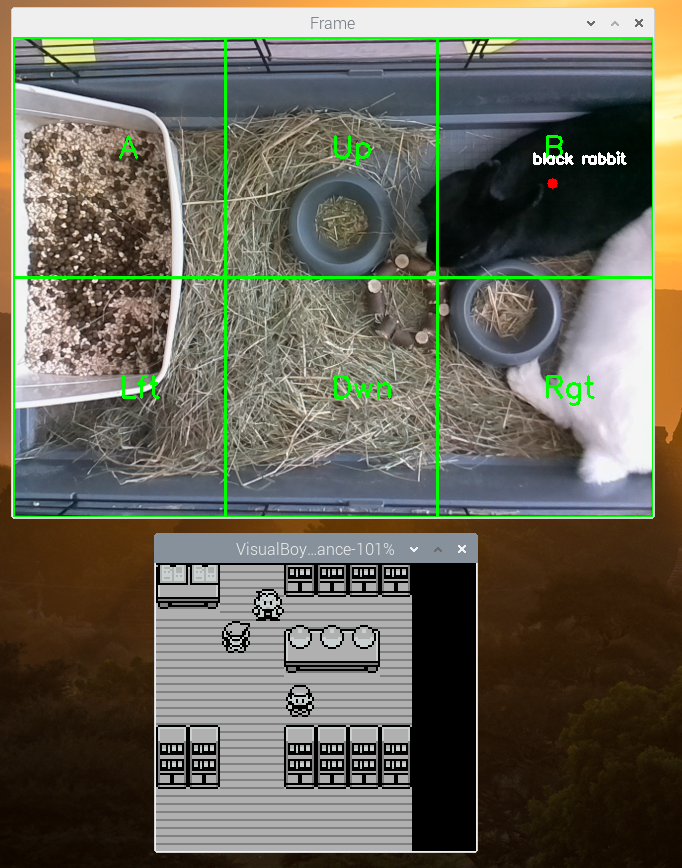
#> input picture poc.png, 682 x 868 px, given in place of the camera
$ python main.py
#> lines starting #> are read from the running program, lines starting #| are printed output that depends on the picture; after the words box and inside, x2 and y2 are one past the last pixel; in counts of white or black regions, pixels touching at a corner belong together
import cv2
import numpy as np
from pynput.keyboard import Key, Controller
cap=cv2.VideoCapture(0)
keyboard=Controller()

while True:
    _,frame=cap.read()
#> frame is the input picture: shape (868, 682, 3); mean B, G, R 90, 101.8, 104.9
    hsv_frame=cv2.cvtColor(frame,cv2.COLOR_BGR2HSV)
#> hsv_frame: shape (868, 682, 3); mean H, S, V 43.8, 85.6, 113.6
    low_black=np.array([0,0,0])
    high_black=np.array([180,255,30])
    mask=cv2.inRange(hsv_frame,low_black,high_black)
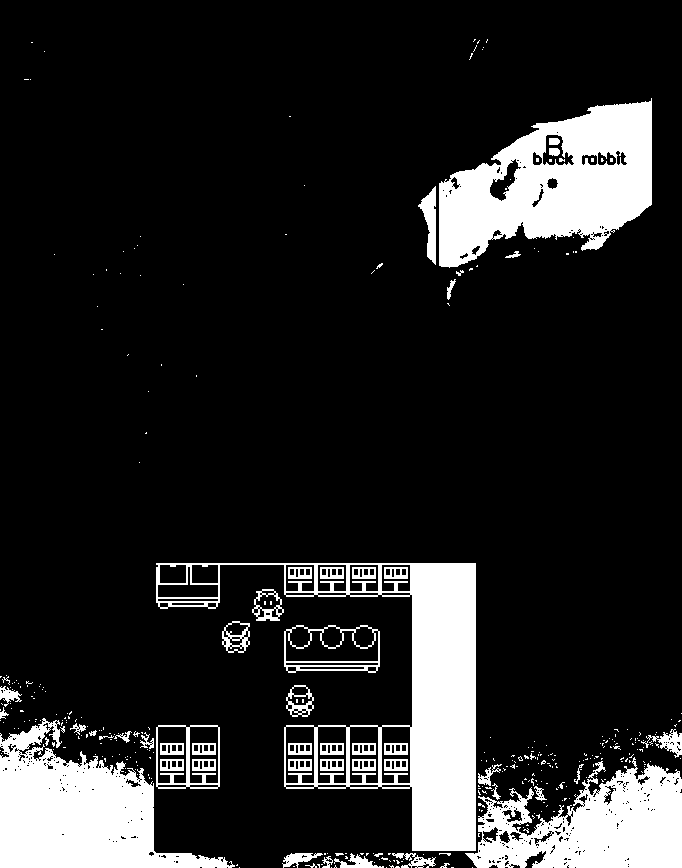
#> mask: shape (868, 682); 14.7% white; 370 white regions (318 under 20 px), largest, box (x1, y1, x2, y2) and area: (156, 563, 476, 851) 22928, (439, 98, 652, 268) 20873, (0, 718, 235, 868) 17978
    mask = cv2.erode(mask, None, iterations=2)
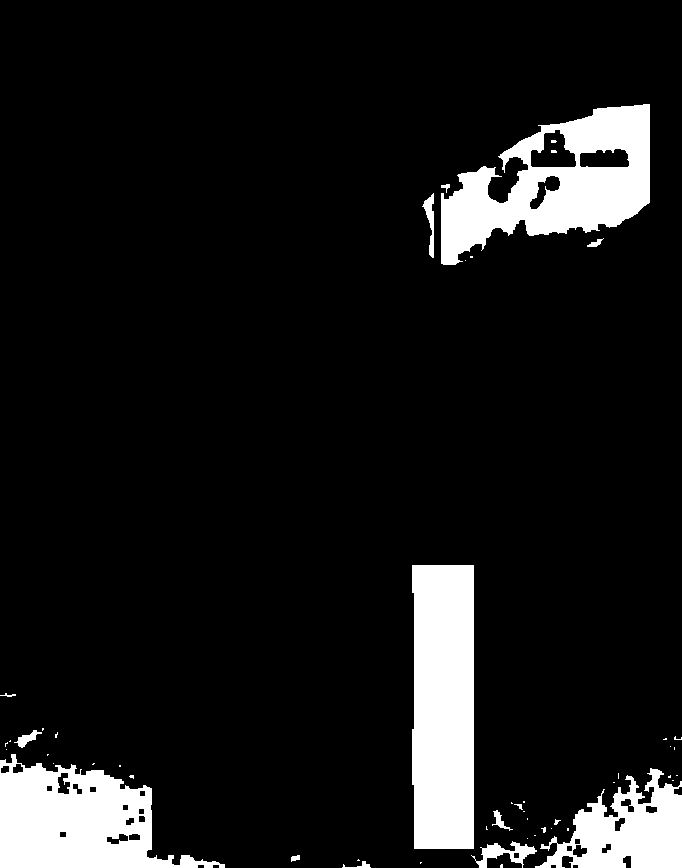
#> mask: shape (868, 682); 9.8% white; 51 white regions (36 under 20 px)
    #mask = cv2.dilate(mask, None, iterations=2)
    black_center=cv2.findContours(mask.copy(),cv2.RETR_EXTERNAL,cv2.CHAIN_APPROX_SIMPLE)[-2]
#> black_center = 49 contours, 37 with area under 20; largest, box (x1, y1, x2, y2) and area: (441, 104, 650, 265) 18620, (412, 565, 474, 849) 16862, (0, 754, 225, 868) 14684, (535, 768, 682, 868) 7926, (471, 841, 537, 868) 594
    cv2.rectangle(frame,(0,0),(212,240),(0,255,0),2)
    cv2.putText(frame, "A", (106,120),cv2.FONT_HERSHEY_SIMPLEX, 1, (0, 255, 0), 2)
#> frame: shape (868, 682, 3); mean B, G, R 89.6, 102.3, 104.3
    cv2.rectangle(frame,(212,0),(424,240),(0,255,0),2)
    cv2.putText(frame, "Up", (318,120),cv2.FONT_HERSHEY_SIMPLEX, 1, (0, 255, 0), 2)
    cv2.rectangle(frame,(424,0),(640,240),(0,255,0),2)
    cv2.putText(frame, "B", (530,120),cv2.FONT_HERSHEY_SIMPLEX, 1, (0, 255, 0), 2)
#> frame: shape (868, 682, 3); mean B, G, R 89, 103.3, 103.5
    cv2.rectangle(frame,(0,240),(212,480),(0,255,0),2)
    cv2.putText(frame, "Lft", (106,360),cv2.FONT_HERSHEY_SIMPLEX, 1, (0, 255, 0), 2)
    cv2.rectangle(frame,(212,240),(424,480),(0,255,0),2)
    cv2.putText(frame, "Dwn", (318,360),cv2.FONT_HERSHEY_SIMPLEX, 1, (0, 255, 0), 2)
    cv2.rectangle(frame,(424,240),(640,480),(0,255,0),2)
    cv2.putText(frame, "Rgt", (530,360),cv2.FONT_HERSHEY_SIMPLEX, 1, (0, 255, 0), 2)
    if len(black_center)>0:
        black_area=max(black_center, key=cv2.contourArea)
#> black_area = contour of 327 points, box (x1, y1, x2, y2) (441, 104, 650, 265), area 18620
        (x,y,w,h)=cv2.boundingRect(black_area)
#> x = 441; y = 104; w = 209; h = 161
        M = cv2.moments(black_area)
#> M = moments, m00 18620.5, centre m10/m00, m01/m00 = (558.4, 181.3)
        if M["m00"] == 0:
            center = (int(M["m10"]), int(M["m01"]))
        else :
            center = (int(M["m10"] / M["m00"]), int(M["m01"] / M["m00"]))
#> center = (558, 181)
        cv2.circle(frame, center, 5, (0, 0, 255), -1)
#> frame: shape (868, 682, 3); mean B, G, R 87.8, 104.6, 102.2
        cv2.putText(frame, "black rabbit", (center[0]-20,center[1]-20),cv2.FONT_HERSHEY_SIMPLEX, 0.5, (255, 255, 255), 2)
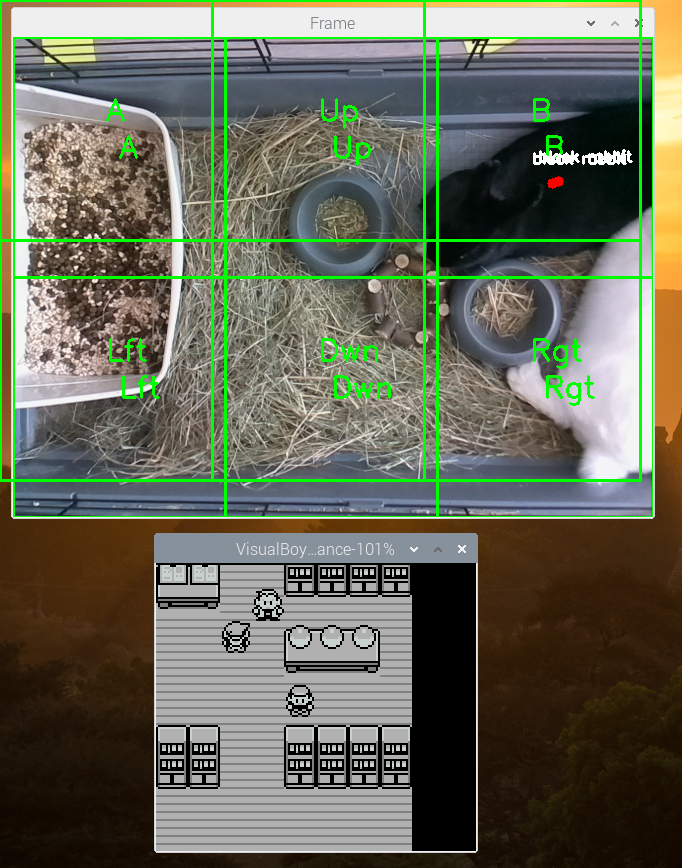
#> frame: shape (868, 682, 3); mean B, G, R 87.9, 104.7, 102.4
        if center[0]<212 :
            if center[1]<240 :
                #print("A")
                keyboard.press("z")
                #keyboard.release("z")
            else:
                #print("Left")
                keyboard.press(Key.left)
                keyboard.release(Key.left)
        elif center[0]<424:
            if center[1]<240:
                #print("Up")
                keyboard.press(Key.up)
                keyboard.release(Key.up)
            else:
                #print("Down")
                keyboard.press(Key.down)
                keyboard.release(Key.down)
        elif center[0]>=424:
            if center[1]<240:
                #print("B")
                keyboard.press("X")
                keyboard.release("X")
            else:
                #print("Right")
                keyboard.press(Key.right)
                keyboard.release(Key.right)
    cv2.imshow("Frame",frame)
    #cv2.imshow("mask",mask)

    key=cv2.waitKey(1)
#> (key Esc is pressed here)
    if key == 27 :
        break
cv2.destroyAllWindows()
